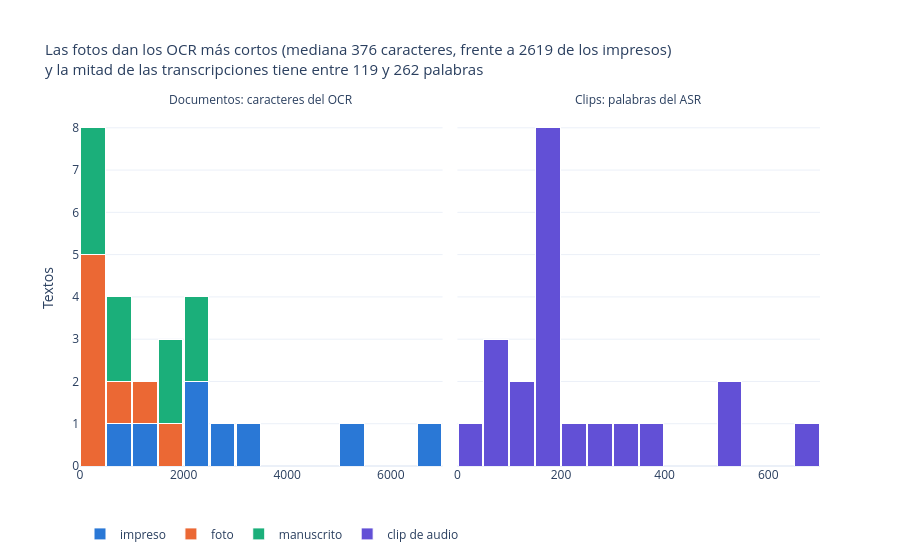

Here is the notebook cell this chart was saved with:
### Code cell
# 6.4 Gráfico 3: longitud de los textos extraídos (caracteres OCR por documento y palabras ASR por clip)
largo = pd.concat([
    docs_eda.assign(medida="Documentos: caracteres del OCR", valor=docs_eda["n_caracteres"], grupo=docs_eda["tipo"]),
    clips_eda.assign(medida="Clips: palabras del ASR", valor=clips_eda["n_palabras"], grupo="clip de audio"),
])[["id", "medida", "valor", "grupo"]]

med = docs_eda.groupby("tipo")["n_caracteres"].median()
q1, q3 = clips_eda["n_palabras"].quantile([0.25, 0.75])
titulo = (f"Las fotos dan los OCR más cortos (mediana {med['foto']:.0f} caracteres, frente a {med['impreso']:.0f} "
          f"de los impresos)<br>y la mitad de las transcripciones tiene entre {q1:.0f} y {q3:.0f} palabras")

fig = px.histogram(largo, x="valor", color="grupo", facet_col="medida", barmode="stack",
                   category_orders={"grupo": ORDEN_TIPO + ["clip de audio"],
                                    "medida": ["Documentos: caracteres del OCR", "Clips: palabras del ASR"]},
                   color_discrete_map={**COLOR_TIPO, "clip de audio": COLOR_CLIP},
                   title=titulo, labels={"grupo": "", "valor": ""})
# cada panel con sus propios intervalos: 500 caracteres en el OCR, 50 palabras en el ASR
fig.update_traces(xbins=dict(start=0, size=500), bingroup="ocr", selector=lambda t: t.name in ORDEN_TIPO)
fig.update_traces(xbins=dict(start=0, size=50), bingroup="asr", selector=dict(name="clip de audio"))
fig.update_xaxes(matches=None, showticklabels=True)
fig.update_yaxes(title_text="Textos", col=1)
fig.for_each_annotation(lambda a: a.update(text=a.text.split("=")[-1]))
fig.update_traces(marker_line_color="white", marker_line_width=1)
fig.update_layout(bargap=0.05, title_font_size=15, margin_t=110, legend=dict(orientation="h", y=-0.15))
fig.show()

### Figure 1 — Plotly figure (JSON) as saved in the notebook; plotly's stock layout.template omitted (floating-point values rounded to 4 significant figures)
{"data": [{"bingroup": "ocr", "hovertemplate": "=%{x}<br>medida=Documentos: caracteres del OCR<br>count=%{y}<extra></extra>", "legendgroup": "impreso", "marker": {"color": "#2a78d6", "line": {"color": "white", "width": 1}, "pattern": {"shape": ""}}, "name": "impreso", "orientation": "v", "showlegend": true, "type": "histogram", "x": [2221, 6722, 1398, 2493, 2745, 3335, 955, 5142], "xaxis": "x", "xbins": {"size": 500, "start": 0}, "yaxis": "y"}, {"bingroup": "ocr", "hovertemplate": "=%{x}<br>medida=Documentos: caracteres del OCR<br>count=%{y}<extra></extra>", "legendgroup": "foto", "marker": {"color": "#eb6834", "line": {"color": "white", "width": 1}, "pattern": {"shape": ""}}, "name": "foto", "orientation": "v", "showlegend": true, "type": "histogram", "x": [51, 270, 58, 124, 826, 483, 1720, 1017], "xaxis": "x", "xbins": {"size": 500, "start": 0}, "yaxis": "y"}, {"bingroup": "ocr", "hovertemplate": "=%{x}<br>medida=Documentos: caracteres del OCR<br>count=%{y}<extra></extra>", "legendgroup": "manuscrito", "marker": {"color": "#1baf7a", "line": {"color": "white", "width": 1}, "pattern": {"shape": ""}}, "name": "manuscrito", "orientation": "v", "showlegend": true, "type": "histogram", "x": [136, 914, 2253, 1820, 1807, 2283, 416, 891, 244], "xaxis": "x", "xbins": {"size": 500, "start": 0}, "yaxis": "y"}, {"bingroup": "asr", "hovertemplate": "=%{x}<br>medida=Clips: palabras del ASR<br>count=%{y}<extra></extra>", "legendgroup": "clip de audio", "marker": {"color": "#6250d6", "line": {"color": "white", "width": 1}, "pattern": {"shape": ""}}, "name": "clip de audio", "orientation": "v", "showlegend": true, "type": "histogram", "x": [352, 262, 53, 29, 510, 174, 187, 321, 83, 159, 177, 188, 192, 74, 119, 114, 222, 674, 170, 535, 191], "xaxis": "x2", "xbins": {"size": 50, "start": 0}, "yaxis": "y2"}], "layout": {"annotations": [{"font": {}, "showarrow": false, "text": "Documentos: caracteres del OCR", "x": 0.245, "xanchor": "center", "xref": "paper", "y": 1, "yanchor": "bottom", "yref": "paper"}, {"font": {}, "showarrow": false, "text": "Clips: palabras del ASR", "x": 0.755, "xanchor": "center", "xref": "paper", "y": 1, "yanchor": "bottom", "yref": "paper"}], "bargap": 0.05, "barmode": "stack", "legend": {"orientation": "h", "title": {"text": ""}, "tracegroupgap": 0, "y": -0.15}, "margin": {"t": 110}, "title": {"font": {"size": 15}, "text": "Las fotos dan los OCR más cortos (mediana 376 caracteres, frente a 2619 de los impresos)<br>y la mitad de las transcripciones tiene entre 119 y 262 palabras"}, "xaxis": {"anchor": "y", "domain": [0, 0.49], "showticklabels": true, "title": {"text": ""}}, "xaxis2": {"anchor": "y2", "domain": [0.51, 1], "showticklabels": true, "title": {"text": ""}}, "yaxis": {"anchor": "x", "domain": [0, 1], "title": {"text": "Textos"}}, "yaxis2": {"anchor": "x2", "domain": [0, 1], "matches": "y", "showticklabels": false}}}
